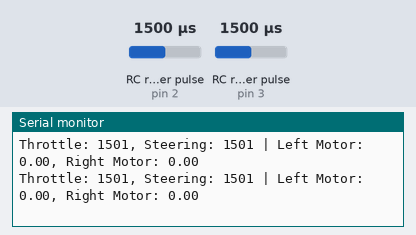
A sketch run on a simulated Arduino Uno, built with avr-gcc and run on an emulated ATmega328P. On the bench: the last lines printed to the serial monitor. Wiring (inferred from the names in the program): 2 × RC receiver channel: data pin 2 / data pin 3. The test bench sets the inputs (shaded band); at power-on: RC receiver pulse (sensors on pin 2, pin 3) 1500 µs.

Above: at 2.2 s.
2.3 s: RC receiver pulse (sensor on pin 2) set to 1020 µs
At 2.8 s:
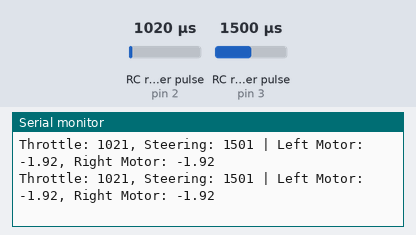
3.8 s: RC receiver pulse (sensor on pin 3) set to 1020 µs
At 4.3 s:
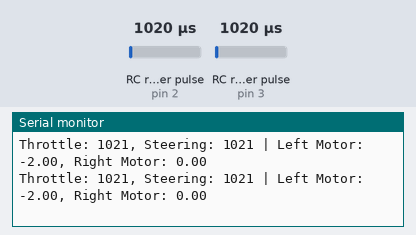
5.3 s: RC receiver pulse (sensor on pin 2) set to 1250 µs
At 5.8 s:
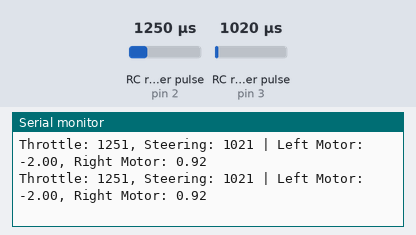
6.8 s: RC receiver pulse (sensor on pin 3) set to 1250 µs
At 7.3 s:
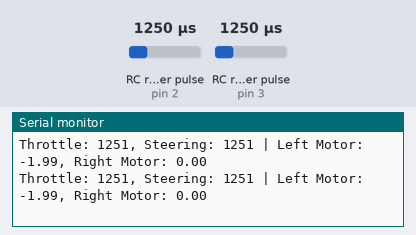
Timing chart, 0 to 9.3 s (numbered marks = the images above; inputs shaded):
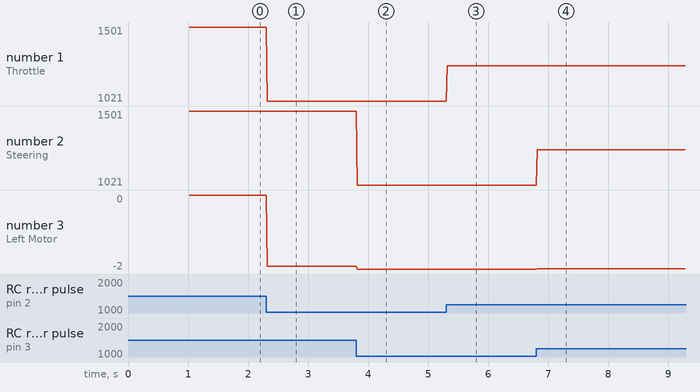

Measured:
- after the input at 2.3 s, the serial monitor: prints a new line at once (image 1)
- after the input at 3.8 s, the serial monitor: prints a new line at once (image 2)
- after the input at 5.3 s, the serial monitor: prints a new line at once (image 3)
- after the input at 6.8 s, the serial monitor: prints a new line at once (image 4)
- plotted number 1: 1501 → 1021 after the input at 2.3 s, 1021 → 1251 after the input at 5.3 s
- plotted number 3: 0 → -1.92 after the input at 2.3 s, -1.92 → -2 after the input at 3.8 s, -2 → -1.99 after the input at 6.8 s

The sketch:

ODriveRCControl.ino
```cpp
/*
 * ODriveRCControl.ino
 *
 * Control two BLDC motors using ODrive controller through RC receiver input
 * Implements differential steering for tracked robot
 *
 * Hardware:
 * - Arduino (Uno/Mega/Nano)
 * - ODrive V3.6 controller
 * - Jumper T12D RC transmitter and receiver
 * - 2x MY1020 BLDC motors (48V, 1000W)
 *
 * Created: 2025
 */

#include <SoftwareSerial.h>
#include <ODriveArduino.h>

// RC receiver pins (connect to PWM outputs from receiver)
#define RC_THROTTLE_PIN 2  // Channel for forward/backward movement
#define RC_STEERING_PIN 3  // Channel for left/right steering

// Software serial pins for ODrive communication
#define ODRIVE_TX_PIN 10
#define ODRIVE_RX_PIN 11

// ODrive motor indices
#define LEFT_MOTOR  0  // M0 on ODrive
#define RIGHT_MOTOR 1  // M1 on ODrive

// RC signal parameters
#define RC_MIN 1000      // Minimum RC pulse width (μs)
#define RC_MAX 2000      // Maximum RC pulse width (μs)
#define RC_MID 1500      // Neutral RC pulse width (μs)
#define RC_DEADBAND 50   // Deadband around center position

// Motor speed parameters
#define MAX_SPEED 2.0    // Maximum motor speed in turns/second
#define MIN_SPEED 0.0    // Minimum motor speed

// Setup software serial for ODrive communication
SoftwareSerial odrive_serial(ODRIVE_RX_PIN, ODRIVE_TX_PIN);

// ODrive object
ODriveArduino odrive(odrive_serial);

// Variables to store RC values
int throttleValue = RC_MID;
int steeringValue = RC_MID;

// Variables to store motor speeds
float leftMotorSpeed = 0.0;
float rightMotorSpeed = 0.0;

void setup() {
  // Initialize serial communication
  Serial.begin(115200);
  odrive_serial.begin(115200);

  Serial.println("ODrive RC Control - Tracked Robot");

  // Set RC pins as inputs
  pinMode(RC_THROTTLE_PIN, INPUT);
  pinMode(RC_STEERING_PIN, INPUT);

  // Wait for ODrive to initialize
  delay(1000);

  // Set motors to velocity control mode
  Serial.println("Setting motors to velocity control mode...");
  odrive_serial.print("w axis0.controller.config.control_mode 2\n");
  odrive_serial.print("w axis1.controller.config.control_mode 2\n");

  // Set motors to closed loop control
  Serial.println("Setting motors to closed loop control...");
  odrive_serial.print("w axis0.requested_state 8\n");
  odrive_serial.print("w axis1.requested_state 8\n");

  Serial.println("Setup complete");
}

void loop() {
  // Read RC values
  throttleValue = pulseIn(RC_THROTTLE_PIN, HIGH, 25000);
  steeringValue = pulseIn(RC_STEERING_PIN, HIGH, 25000);

  // Check if valid RC signals were received
  if (throttleValue == 0 || steeringValue == 0) {
    // No valid signal - stop motors
    leftMotorSpeed = 0.0;
    rightMotorSpeed = 0.0;

    Serial.println("No RC signal detected - stopping motors");
  } else {
    // Map throttle and steering values to motor speeds
    calculateMotorSpeeds();

    // Print debug info
    Serial.print("Throttle: "); Serial.print(throttleValue);
    Serial.print(", Steering: "); Serial.print(steeringValue);
    Serial.print(" | Left Motor: "); Serial.print(leftMotorSpeed);
    Serial.print(", Right Motor: "); Serial.println(rightMotorSpeed);
  }

  // Send commands to ODrive
  odrive.SetVelocity(LEFT_MOTOR, leftMotorSpeed);
  odrive.SetVelocity(RIGHT_MOTOR, rightMotorSpeed);

  // Small delay
  delay(10);
}

// Calculate motor speeds based on throttle and steering inputs
void calculateMotorSpeeds() {
  // Normalize throttle and steering values to range -1.0 to 1.0
  float throttle = normalizeRCInput(throttleValue);
  float steering = normalizeRCInput(steeringValue);

  // Apply deadband to throttle and steering
  if (abs(throttle) < (float)RC_DEADBAND / (RC_MAX - RC_MIN))
    throttle = 0.0;

  if (abs(steering) < (float)RC_DEADBAND / (RC_MAX - RC_MIN))
    steering = 0.0;

  // Calculate left and right motor speeds using differential steering
  leftMotorSpeed = throttle + steering;
  rightMotorSpeed = throttle - steering;

  // Ensure motor speeds are within bounds (-1.0 to 1.0)
  leftMotorSpeed = constrain(leftMotorSpeed, -1.0, 1.0);
  rightMotorSpeed = constrain(rightMotorSpeed, -1.0, 1.0);

  // Scale to actual motor speeds
  leftMotorSpeed *= MAX_SPEED;
  rightMotorSpeed *= MAX_SPEED;

  // Invert right motor direction if needed for your robot configuration
  // Uncomment the line below if your right motor needs to be inverted
  // rightMotorSpeed = -rightMotorSpeed;
}

// Normalize RC input from pulse width to range -1.0 to 1.0
float normalizeRCInput(int pulseWidth) {
  // Handle invalid pulse width
  if (pulseWidth < RC_MIN || pulseWidth > RC_MAX) {
    return 0.0;
  }

  // Map to range -1.0 to 1.0
  return (float)(pulseWidth - RC_MID) / (float)(RC_MAX - RC_MIN) * 2.0;
}
```
